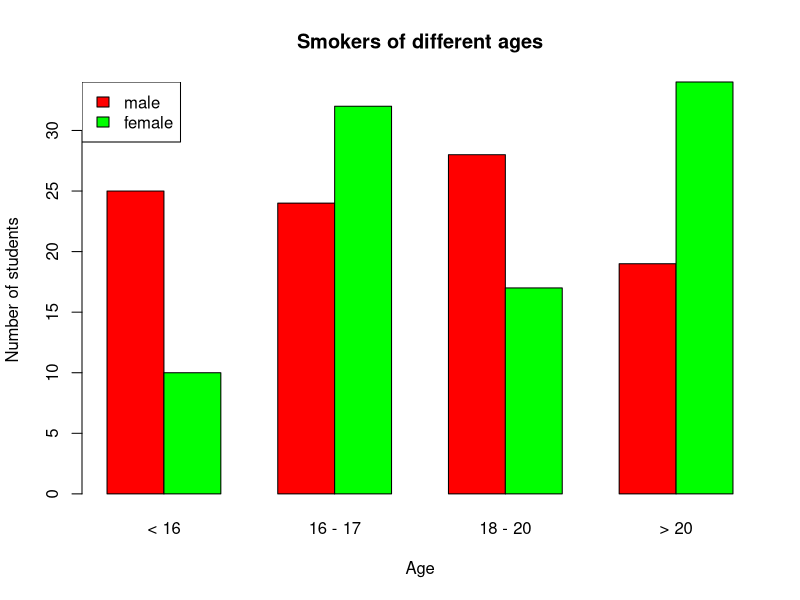

The R source for this figure:
#Section 14.3 Question 31
male = c(25,24,28,19)
female = c(10,32,17,34)
# Data Distribution On A Side-By-Side Bar Chart
table =  rbind(male,female)
barplot(table, ylab = "Number of students" , xlab = "Age" , main = "Smokers of different ages", 
        col = c("red", "green") , names.arg = c("< 16", "16 - 17", "18 - 20", "> 20"), beside=TRUE)
legend ("topleft", legend = c("male","female"), fill = c("red" , "green"))
#Combination
choose(25,5)
